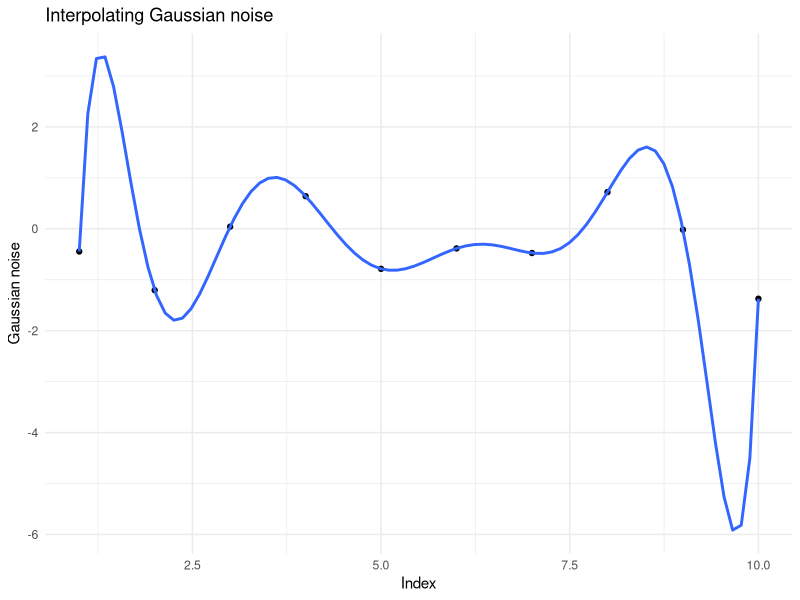
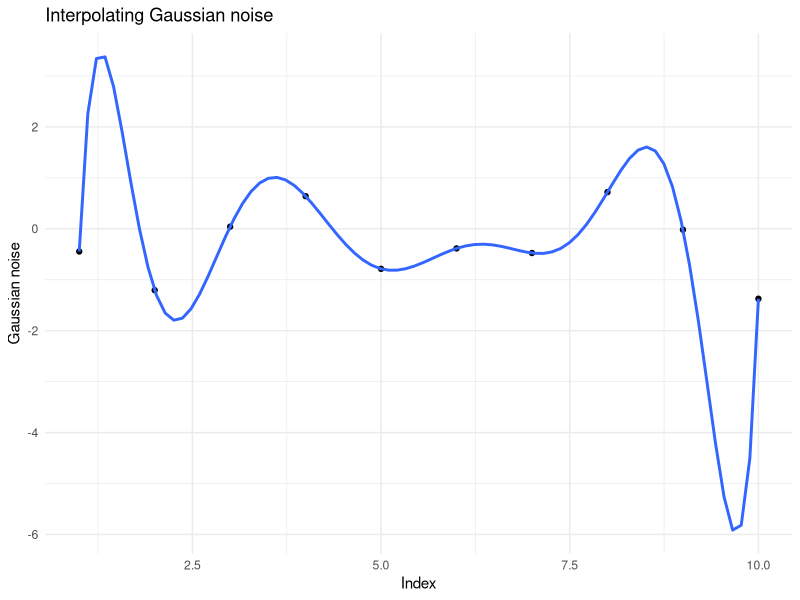

These charts were generated, in order, by the following R code:
library("tidyverse")

n <- 10
set.seed(1000)
data <- tibble(y=rnorm(n),x=1:n)
f <- y ~ poly(x,n-1,raw=TRUE)
interpolate <- lm(f, data)
ggplot(data, aes(x,y)) + 
  geom_point() +
  geom_smooth(method="lm", formula = f, se = FALSE) +
  labs(y="Gaussian noise", title="Interpolating Gaussian noise",
       x = "Index") +
  theme_minimal()

ggsave("Interpolating.png")
